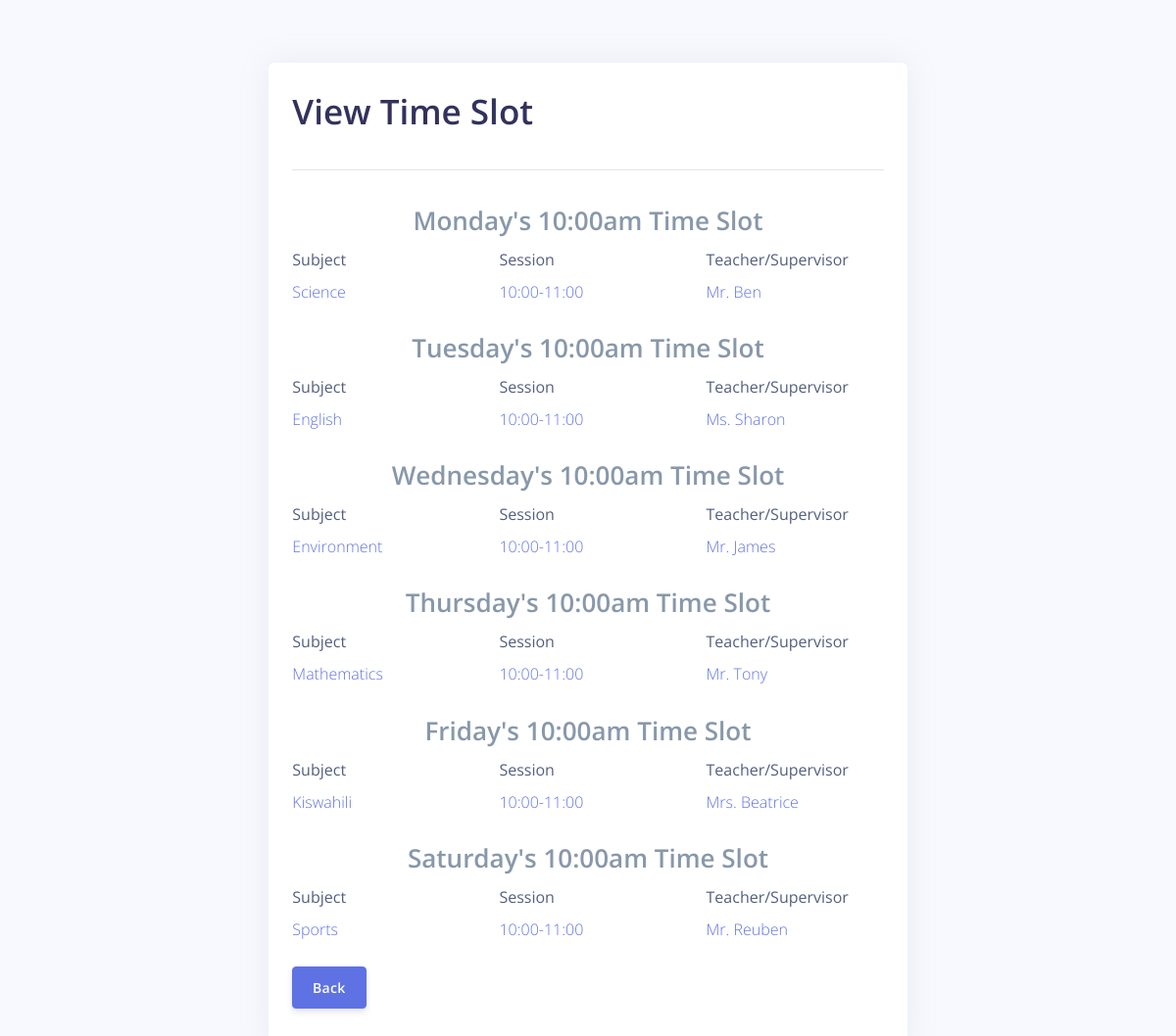
The page /read.php?id=5 on the database its author committed.
### tables this page shows
CREATE TABLE `grade1` (
  `id` int(10) NOT NULL,
  `time_slot` varchar(100) NOT NULL,
  `mon_subject` varchar(100) NOT NULL,
  `mon_time` varchar(100) NOT NULL,
  `mon_teacher` varchar(100) NOT NULL,
  `tue_subject` varchar(100) NOT NULL,
  `tue_time` varchar(100) NOT NULL,
  `tue_teacher` varchar(100) NOT NULL,
  `wed_subject` varchar(100) NOT NULL,
  `wed_time` varchar(100) NOT NULL,
  `wed_teacher` varchar(100) NOT NULL,
  `thur_subject` varchar(100) NOT NULL,
  `thur_time` varchar(100) NOT NULL,
  `thur_teacher` varchar(100) NOT NULL,
  `fri_subject` varchar(100) NOT NULL,
  `fri_time` varchar(100) NOT NULL,
  `fri_teacher` varchar(100) NOT NULL,
  `sat_subject` varchar(100) NOT NULL,
  `sat_time` varchar(100) NOT NULL,
  `sat_teacher` varchar(100) NOT NULL,
  `create_at` timestamp(6) NOT NULL DEFAULT current_timestamp(6) ON UPDATE current_timestamp(6)
);

### read.php (the view, shortened to what this page needs)
<?php
if(isset($_GET["id"]) && !empty(trim($_GET["id"]))){
    require_once "config.php";
    $sql = "SELECT * FROM grade1 WHERE id = ?";
    if($stmt = $mysqli->prepare($sql)){
        $stmt->bind_param("i", $param_id);
        if($stmt->execute()){
            $result = $stmt->get_result();
            if($result->num_rows == 1){
                $row = $result->fetch_array(MYSQLI_ASSOC);
            } else{
                header("location: error.php");
                exit();
            }
        } else{
            echo "Oops! Something went wrong. Please try again later.";
        }
    }
} else{
    header("location: error.php");
    exit();
}
?>
<!DOCTYPE html>
<html lang="en">
<head>
    <link href="https://use.fontawesome.com/releases/v5.0.6/css/all.css" rel="stylesheet">
    <link rel="stylesheet" href="assets/vendor/nucleo/css/nucleo.css" type="text/css">
    <link rel="stylesheet" href="https://stackpath.bootstrapcdn.com/font-awesome/4.7.0/css/font-awesome.min.css">
    <link rel="stylesheet" href="assets/css/argon.css?v=1.2.0" type="text/css">
</head>
<body>
    <div class="wrapper m-3">
        <div class="container-fluid">
            <div class="row justify-content-center">
                <div class="col-lg-7">
                    <div class="card mt-5">
                        <div class="card-body">
                            <div class="page-header">
                                <h1 class="display-3">View Time Slot</h1>
                                <hr>
                            </div>
                            <div class="row justify-content-center"><label class="text-muted display-4">Monday's <?php echo $row["time_slot"]; ?> Time Slot</label></div>
                            <div class="row">
                                <div class="col">
                                    <div class="form-group">
                                        <label>Subject</label>
                                        <p class="text-primary form-control-static"><?php echo $row["mon_subject"]; ?></p>
                                    </div>
                                </div>
                                <div class="col">
                                    <div class="form-group">
                                        <label>Session</label>
                                        <p class="text-primary form-control-static"><?php echo $row["mon_time"]; ?></p>
                                    </div>
                                </div>
                                <div class="col">
                                    <div class="form-group">
                                        <label>Teacher/Supervisor</label>
                                        <p class="text-primary form-control-static"><?php echo $row["mon_teacher"]; ?></p>
                                    </div>
                                </div>
                            </div>
                            <div class="row justify-content-center"><label class="text-muted display-4">Tuesday's <?php echo $row["time_slot"]; ?> Time Slot</label></div>
                            <div class="row">
                                <div class="col">
                                    <div class="form-group">
                                        <label>Subject</label>
                                        <p class="text-primary form-control-static"><?php echo $row["tue_subject"]; ?></p>
                                    </div>
                                </div>
                                <div class="col">
                                    <div class="form-group">
                                        <label>Session</label>
                                        <p class="text-primary form-control-static"><?php echo $row["tue_time"]; ?></p>
                                    </div>
                                </div>
                                <div class="col">
                                    <div class="form-group">
                                        <label>Teacher/Supervisor</label>
                                        <p class="text-primary form-control-static"><?php echo $row["tue_teacher"]; ?></p>
                                    </div>
                                </div>
                            </div>
                            <div class="row justify-content-center"><label class="text-muted display-4">Wednesday's <?php echo $row["time_slot"]; ?> Time Slot</label></div>
                            <div class="row">
                                <div class="col">
                                    <div class="form-group">
                                        <label>Subject</label>
                                        <p class="text-primary form-control-static"><?php echo $row["wed_subject"]; ?></p>
                                    </div>
                                </div>
                                <div class="col">
                                    <div class="form-group">
                                        <label>Session</label>
                                        <p class="text-primary form-control-static"><?php echo $row["wed_time"]; ?></p>
                                    </div>
                                </div>
                                <div class="col">
                                    <div class="form-group">
                                        <label>Teacher/Supervisor</label>
                                        <p class="text-primary form-control-static"><?php echo $row["wed_teacher"]; ?></p>
                                    </div>
                                </div>
                            </div>
                            <div class="row justify-content-center"><label class="text-muted display-4">Thursday's <?php echo $row["time_slot"]; ?> Time Slot</label></div>
                            <div class="row">
                                <div class="col">
                                    <div class="form-group">
                                        <label>Subject</label>
                                        <p class="text-primary form-control-static"><?php echo $row["thur_subject"]; ?></p>
                                    </div>
                                </div>
                                <div class="col">
                                    <div class="form-group">
                                        <label>Session</label>
                                        <p class="text-primary form-control-static"><?php echo $row["thur_time"]; ?></p>
                                    </div>
                                </div>
                                <div class="col">
                                    <div class="form-group">
                                        <label>Teacher/Supervisor</label>
                                        <p class="text-primary form-control-static"><?php echo $row["thur_teacher"]; ?></p>
                                    </div>
                                </div>
                            </div>
                            <div class="row justify-content-center"><label class="text-muted display-4">Friday's <?php echo $row["time_slot"]; ?> Time Slot</label></div>
                            <div class="row">
                                <div class="col">
                                    <div class="form-group">
                                        <label>Subject</label>
                                        <p class="text-primary form-control-static"><?php echo $row["fri_subject"]; ?></p>
                                    </div>
                                </div>
                                <div class="col">
                                    <div class="form-group">
                                        <label>Session</label>
                                        <p class="text-primary form-control-static"><?php echo $row["fri_time"]; ?></p>
                                    </div>
                                </div>
                                <div class="col">
                                    <div class="form-group">
                                        <label>Teacher/Supervisor</label>
                                        <p class="text-primary form-control-static"><?php echo $row["fri_teacher"]; ?></p>
                                    </div>
                                </div>
                            </div>
                            <div class="row justify-content-center"><label class="text-muted display-4">Saturday's <?php echo $row["time_slot"]; ?> Time Slot</label></div>
                            <div class="row">
                                <div class="col">
                                    <div class="form-group">
                                        <label>Subject</label>
                                        <p class="text-primary form-control-static"><?php echo $row["sat_subject"]; ?></p>
                                    </div>
                                </div>
                                <div class="col">
                                    <div class="form-group">
                                        <label>Session</label>
                                        <p class="text-primary form-control-static"><?php echo $row["sat_time"]; ?></p>
                                    </div>
                                </div>
                                <div class="col">
                                    <div class="form-group">
                                        <label>Teacher/Supervisor</label>
                                        <p class="text-primary form-control-static"><?php echo $row["sat_teacher"]; ?></p>
                                    </div>
                                </div>
                            </div>
                            <p><a href="index.php" class="btn btn-primary">Back</a></p>
                        </div>
                    </div>
                </div>
            </div>
        </div>
    </div>
</body>
</html>

### rows shown on the page
grade1: time_slot "10:00am", mon_subject "Science", mon_time "10:00-11:00", mon_teacher "Mr. Ben", tue_subject "English", tue_time "10:00-11:00", tue_teacher "Ms. Sharon", wed_subject "Environment", wed_time "10:00-11:00", wed_teacher "Mr. James", thur_subject "Mathematics", thur_time "10:00-11:00", thur_teacher "Mr. Tony", fri_subject "Kiswahili", fri_time "10:00-11:00", fri_teacher "Mrs. Beatrice", sat_subject "Sports", sat_time "10:00-11:00", sat_teacher "Mr. Reuben"
